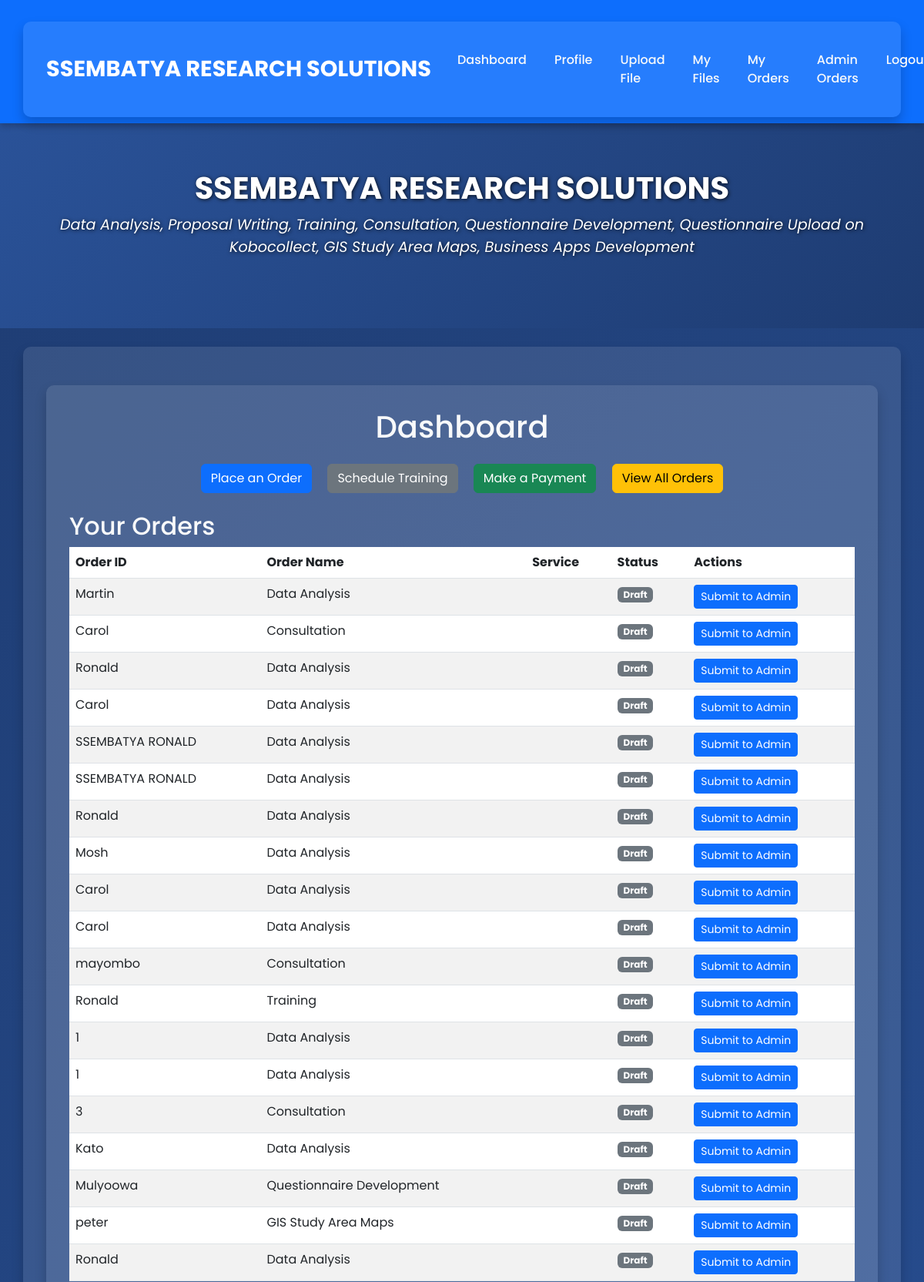
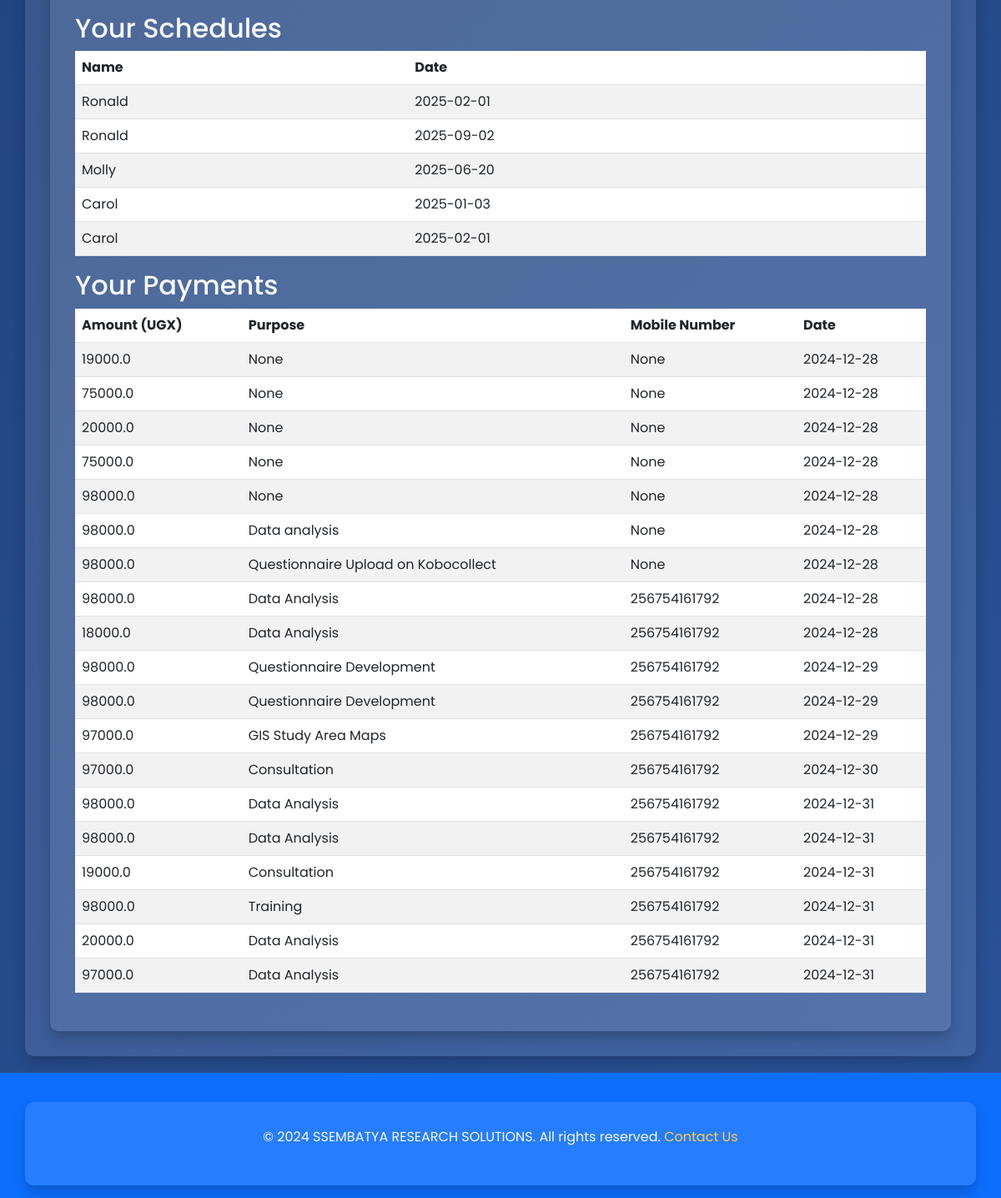
The page / (signed in) on the database its author committed (2 pictures, top to bottom).
### tables this page shows
CREATE TABLE orders (
            id INTEGER PRIMARY KEY AUTOINCREMENT,
            user_id INTEGER,
            name TEXT,
            service TEXT
        , status TEXT DEFAULT 'draft');

CREATE TABLE schedules (
            id INTEGER PRIMARY KEY AUTOINCREMENT,
            user_id INTEGER,
            name TEXT,
            date TEXT
        );

CREATE TABLE payments (
            id INTEGER PRIMARY KEY AUTOINCREMENT,
            user_id INTEGER,
            amount REAL,
            date TEXT
        , purpose TEXT, mobile_number TEXT);

### app.py (the view)
@app.route('/')
@login_required
def index():
    conn = sqlite3.connect('database.db')
    cursor = conn.cursor()
    cursor.execute("SELECT name, service FROM orders WHERE user_id = ?", (current_user.id,))
    orders = cursor.fetchall()
    cursor.execute("SELECT name, date FROM schedules WHERE user_id = ?", (current_user.id,))
    schedules = cursor.fetchall()
    cursor.execute("SELECT amount, purpose, mobile_number, date FROM payments WHERE user_id = ?", (current_user.id,))
    payments = cursor.fetchall()
    conn.close()
    return render_template('index.html', company_name=app.config['COMPANY_NAME'], services_outline=app.config['SERVICES_OUTLINE'], orders=orders, schedules=schedules, payments=payments)

### app.py (called while the page is built)
@login_manager.user_loader
def load_user(user_id):
    conn = sqlite3.connect('database.db')
    cursor = conn.cursor()
    cursor.execute("SELECT id, username, is_admin FROM users WHERE id = ?", (user_id,))
    user = cursor.fetchone()
    conn.close()
    if user:
        return User(id=user[0], username=user[1], is_admin=user[2])
    return None

### templates/index.html (shortened to what this page needs)
{% extends "base.html" %}
{% block content %}
<div class="container">
    <h1 class="text-center mb-4">Dashboard</h1>
    <div class="text-center mb-4">
        <a href="/order" class="btn btn-primary mx-2">Place an Order</a>
        <a href="/schedule" class="btn btn-secondary mx-2">Schedule Training</a>
        <a href="/payment" class="btn btn-success mx-2">Make a Payment</a>
        {% if current_user.is_admin %}
            <a href="/admin/orders" class="btn btn-warning mx-2">View All Orders</a>
        {% endif %}
    </div>
    <h2>Your Orders</h2>
    <table class="table table-striped">
        <thead>
            <tr>
                <th>Order ID</th>
                <th>Order Name</th>
                <th>Service</th>
                <th>Status</th>
                <th>Actions</th>
            </tr>
        </thead>
        <tbody>
            {% for order in orders %}
            <tr>
                <td>{{ order[0] }}</td>
                <td>{{ order[1] }}</td>
                <td>{{ order[2] }}</td>
                <td>
                    {% if order[3] == 'submitted' %}
                        <span class="badge bg-success">Submitted</span>
                    {% else %}
                        <span class="badge bg-secondary">Draft</span>
                    {% endif %}
                </td>
                <td>
                    {% if order[3] != 'submitted' %}
                    <form action="/submit_order/{{ order[0] }}" method="post" style="display:inline;">
                        <button type="submit" class="btn btn-primary btn-sm">Submit to Admin</button>
                    </form>
                    {% else %}
                    <span class="text-muted">Already Submitted</span>
                    {% endif %}
                </td>
            </tr>
            {% endfor %}
        </tbody>
    </table>
    <h2>Your Schedules</h2>
    <table class="table table-striped">
        <thead>
            <tr>
                <th>Name</th>
                <th>Date</th>
            </tr>
        </thead>
        <tbody>
            {% for schedule in schedules %}
            <tr>
                <td>{{ schedule[0] }}</td>
                <td>{{ schedule[1] }}</td>
            </tr>
            {% endfor %}
        </tbody>
    </table>
    <h2>Your Payments</h2>
    <table class="table table-striped">
        <thead>
            <tr>
                <th>Amount (UGX)</th>
                <th>Purpose</th>
                <th>Mobile Number</th>
                <th>Date</th>
            </tr>
        </thead>
        <tbody>
            {% for payment in payments %}
            <tr>
                <td>{{ payment[0] }}</td>
                <td>{{ payment[1] }}</td>
                <td>{{ payment[2] }}</td>
                <td>{{ payment[3] }}</td>
            </tr>
            {% endfor %}
        </tbody>
    </table>
</div>
{% endblock %}

### templates/base.html (shortened to what this page needs)
<!DOCTYPE html>
<html lang="en">
<head>
    <link href="https://cdn.jsdelivr.net/npm/bootstrap@5.3.0/dist/css/bootstrap.min.css" rel="stylesheet">
</head>
<body>
    <nav class="navbar navbar-expand-lg navbar-dark">
        <div class="container">
            <a class="navbar-brand" href="/">{{ company_name }}</a>
            <div class="collapse navbar-collapse" id="navbarNav">
                <ul class="navbar-nav ms-auto">
                    {% if current_user.is_authenticated %}
                        <li class="nav-item"><a class="nav-link" href="/">Dashboard</a></li>
                        <li class="nav-item"><a class="nav-link" href="/profile">Profile</a></li>
                        <li class="nav-item"><a class="nav-link" href="/upload">Upload File</a></li>
                        <li class="nav-item"><a class="nav-link" href="/files">My Files</a></li>
                        <li class="nav-item"><a class="nav-link" href="/user/orders">My Orders</a></li>
                        {% if current_user.is_admin %}
                            <li class="nav-item"><a class="nav-link" href="/admin/orders">Admin Orders</a></li>
                        {% endif %}
                        <li class="nav-item"><a class="nav-link" href="/logout">Logout</a></li>
                    {% else %}
                        <li class="nav-item"><a class="nav-link" href="/login">Login</a></li>
                        <li class="nav-item"><a class="nav-link" href="/register">Register</a></li>
                    {% endif %}
                </ul>
            </div>
        </div>
    </nav>
    <div class="hero-section">
        <h1 class="hero-title">{{ company_name }}</h1>
        <p class="hero-subtitle"><i>{{ services_outline }}</i></p>
    </div>
    <div class="container mt-4">
        {% block content %}{% endblock %}
    </div>
    <footer>
        <div class="container">
            <p>&copy; 2024 {{ company_name }}. All rights reserved. <a href="/contact">Contact Us</a></p>
        </div>
    </footer>
</body>
</html>

### templates/base.html (style rules this page uses)
body { font-family: 'Poppins', sans-serif; margin: 0; padding: 0; background: linear-gradient(135deg, #1e3c72, #2a5298); color: #f8f9fa; }
.navbar { background-color: #0d6efd; color: #fff; box-shadow: 0 4px 8px rgba(0, 0, 0, 0.2); }
.navbar-brand { font-weight: bold; font-size: 1.8rem; color: #fff !important; }
.navbar-nav .nav-link { color: #f8f9fa !important; margin: 0 10px; font-weight: 500; }
.hero-section { text-align: center; padding: 60px 20px; background: linear-gradient(135deg, #2a5298, #1e3c72); color: #ffffff; text-shadow: 1px 1px 5px rgba(0, 0, 0, 0.8); }
.hero-title { font-size: 2.5rem; font-weight: bold; }
.hero-subtitle { font-size: 1.2rem; margin: 10px 0 30px; }
.container { background: rgba(255, 255, 255, 0.1); color: #f8f9fa; border-radius: 10px; padding: 30px; box-shadow: 0 8px 15px rgba(0, 0, 0, 0.2); margin-top: 20px; }
footer { background-color: #0d6efd; color: #ffffff; text-align: center; padding: 15px 0; margin-top: 20px; }
footer a { color: #ffce45; text-decoration: none; }

### rows shown on the page
orders: name "Martin", service "Data Analysis"
orders: name "Carol", service "Consultation"
orders: name "Ronald", service "Data Analysis"
orders: name "Carol", service "Data Analysis"
orders: name "SSEMBATYA RONALD", service "Data Analysis"
orders: name "SSEMBATYA RONALD", service "Data Analysis"
orders: name "Ronald", service "Data Analysis"
orders: name "Mosh", service "Data Analysis"
orders: name "Carol", service "Data Analysis"
orders: name "Carol", service "Data Analysis"
orders: name "mayombo", service "Consultation"
orders: name "Ronald", service "Training"
orders: name "1", service "Data Analysis"
orders: name "1", service "Data Analysis"
orders: name "3", service "Consultation"
orders: name "Kato", service "Data Analysis"
orders: name "Mulyoowa", service "Questionnaire Development"
orders: name "peter", service "GIS Study Area Maps"
orders: name "Ronald", service "Data Analysis"
schedules: name "Ronald", date "2025-02-01"
schedules: name "Ronald", date "2025-09-02"
schedules: name "Molly", date "2025-06-20"
schedules: name "Carol", date "2025-01-03"
schedules: name "Carol", date "2025-02-01"
payments: amount "19000.0", payment "None", date "2024-12-28"
payments: amount "75000.0", payment "None", date "2024-12-28"
payments: amount "20000.0", payment "None", date "2024-12-28"
payments: amount "75000.0", payment "None", date "2024-12-28"
payments: amount "98000.0", payment "None", date "2024-12-28"
payments: amount "98000.0", purpose "Data analysis", payment "None", date "2024-12-28"
payments: amount "98000.0", purpose "Questionnaire Upload on Kobocollect", payment "None", date "2024-12-28"
payments: amount "98000.0", purpose "Data Analysis", mobile_number "256754161792", date "2024-12-28"
payments: amount "18000.0", purpose "Data Analysis", mobile_number "256754161792", date "2024-12-28"
payments: amount "98000.0", purpose "Questionnaire Development", mobile_number "256754161792", date "2024-12-29"
payments: amount "98000.0", purpose "Questionnaire Development", mobile_number "256754161792", date "2024-12-29"
payments: amount "97000.0", purpose "GIS Study Area Maps", mobile_number "256754161792", date "2024-12-29"
payments: amount "97000.0", purpose "Consultation", mobile_number "256754161792", date "2024-12-30"
payments: amount "98000.0", purpose "Data Analysis", mobile_number "256754161792", date "2024-12-31"
payments: amount "98000.0", purpose "Data Analysis", mobile_number "256754161792", date "2024-12-31"
payments: amount "19000.0", purpose "Consultation", mobile_number "256754161792", date "2024-12-31"
payments: amount "98000.0", purpose "Training", mobile_number "256754161792", date "2024-12-31"
payments: amount "20000.0", purpose "Data Analysis", mobile_number "256754161792", date "2024-12-31"
payments: amount "97000.0", purpose "Data Analysis", mobile_number "256754161792", date "2024-12-31"

### other values the page prints
{{ company_name }} "SSEMBATYA RESEARCH SOLUTIONS"
{{ services_outline }} "Data Analysis, Proposal Writing, Training, Consultation, Questionnaire Development, Questionnaire Upload on Kobocollect, GIS Study Area Maps, Business Apps Development"
